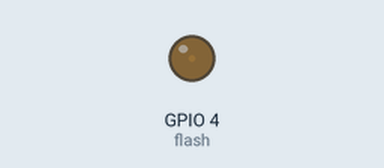
Bench run of a program on a simulated ESP32 board running MicroPython. On the bench: output pins drawn as LEDs (lit = HIGH).

Above: at 0.05 s.
At 0.75 s:
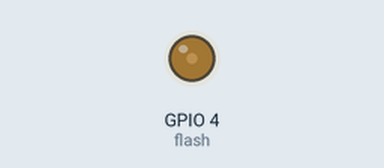
Timing chart, 0 to 3.0 s (numbered marks = the images above):
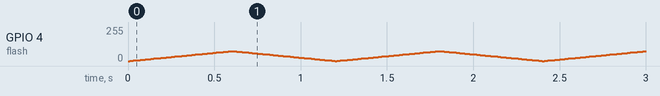

The program:

261007_c6_pwm_fade.py
```python
from machine import Pin, PWM, Timer

flash = PWM(Pin(4), freq=1000, duty=0)

duty = 0
step = 5         # duty가 한 번에 바뀌는 크기
time_cnt = 0
ms_flag = False
min_value = 300
max_value = 0

def timer_callback(t):
    global ms_flag
    ms_flag = True

def timer_10ms():
    global duty, step
    duty += step
    if duty >= min_value:  # 위 끝에 닿으면
        duty = min_value
        step = -step       # 방향을 뒤집는다
    if duty <= max_value:  # 아래 끝에 닿으면
        duty = max_value
        step = -step       # -에 -를 하면 +로 전환
    flash.duty(duty)

tmr = Timer(0)
tmr.init(period=1, mode=Timer.PERIODIC, callback=timer_callback)

try:
    while True:
        if ms_flag:
            ms_flag = False
            time_cnt += 1

            if time_cnt % 10 == 0:
                timer_10ms()
except KeyboardInterrupt:
    tmr.deinit()
    flash.duty(0)
    flash.deinit()
    print("정지")
```
